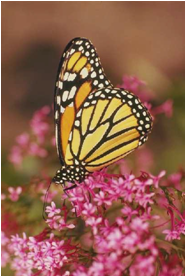
%> input picture trabalho/imagens/Img3.bmp, 186 x 277 px
$ octave --eval "result = rgb2hsi('imagens/Img3.bmp');"   (GNU Octave 9; MATLAB toolbox functions it lacks are replaced by stand-ins)
%> lines starting %> are read from the running program, lines starting %| are printed output that depends on the picture
% Essa funcao recebe uma imagem RGB como entrada, realiza as equacoes de conversao para HSI,
% e cria no diretorio 'imagens_hsi' a imagem convertida.

function nome_imagem_hsi = rgb2hsi(imagem_rgb)
%> called with imagem_rgb = 'imagens/Img3.bmp'
% Nome da imagem que sera usado para gerar imagem HSI
[~, nome, extensao] = fileparts(imagem_rgb);

% Le a imagem RGB dada como entrada:
imagem_rgb = imread(imagem_rgb);
%> imagem_rgb is the input picture: size 277x186x3 uint8; mean R, G, B 145.4, 96, 78.3

% Separando os canais da imagem RGB em r (vermelho), g (verde) e b (azul):
rgb = im2double(imagem_rgb);
r = rgb(:, :, 1);
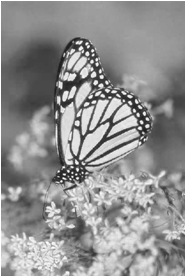
%> r: size 277x186 double; min 0.11, max 1, mean 0.57
g = rgb(:, :, 2);
b = rgb(:, :, 3);
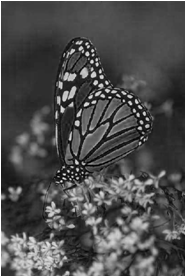
%> b: size 277x186 double; min 0, max 1, mean 0.307

% Valor de H definido por:
theta = acos((0.5*((r - g) + (r - b)))./((sqrt((r - g).^2 + (r - b).*(g - b))) + eps));
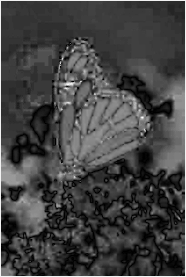
%> theta: size 277x186 double; min 3.33e-08, max 1.66, mean 0.438; drawn with min black and max white
if b > g
    H = (2*pi)-theta;
else
    H = theta;
end

% Valor de S definido por:
S = 1 - 3.* (min(min(r, g), b))./((r + g + b) + eps);
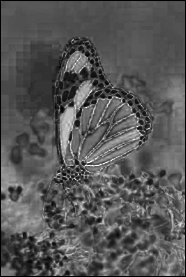
%> S: size 277x186 double; min 0, max 1, mean 0.344

% Valor de I definido por:
I = (r + g + b)/3;
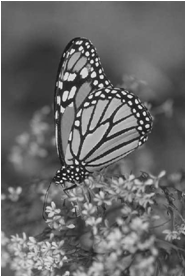
%> I: size 277x186 double; min 0.0745, max 1, mean 0.418

% Criacao da imagem HSI:
imagem_hsi = zeros(size(imagem_rgb));
imagem_hsi(:,:,1) = H;
imagem_hsi(:,:,2) = S;
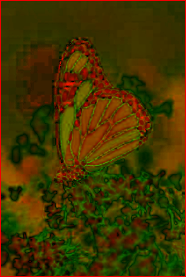
%> imagem_hsi: size 277x186x3 double; mean R, G, B 0.438, 0.344, 0; drawn with min black and max white
imagem_hsi(:,:,3) = I;
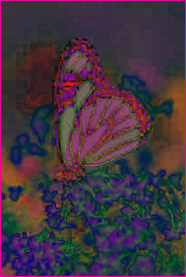
%> imagem_hsi: size 277x186x3 double; mean R, G, B 0.438, 0.344, 0.418; drawn with min black and max white

nome_imagem_hsi = strcat('imagens_hsi/', nome, '_hsi_i', extensao);
imwrite(imagem_hsi(:,:,3), nome_imagem_hsi);
end

$ run again, on trabalho/imagens/rgb.jpg
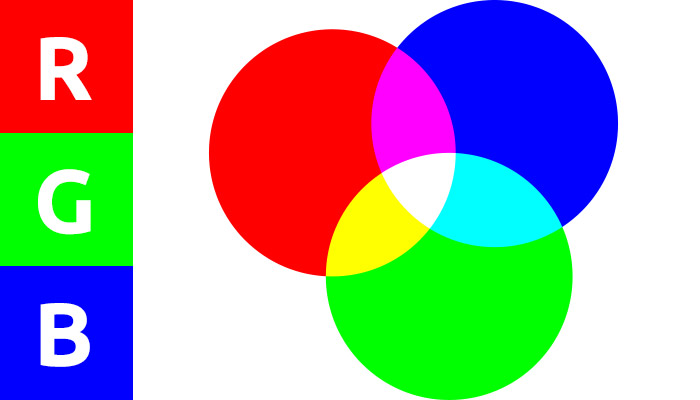
%> input picture trabalho/imagens/rgb.jpg, 700 x 400 px
%> in rgb2hsi, imagem_rgb is the input picture: size 400x700x3 uint8; mean R, G, B 164.5, 164.8, 164.5
%> in rgb2hsi, `I = (r + g + b)/3;`:
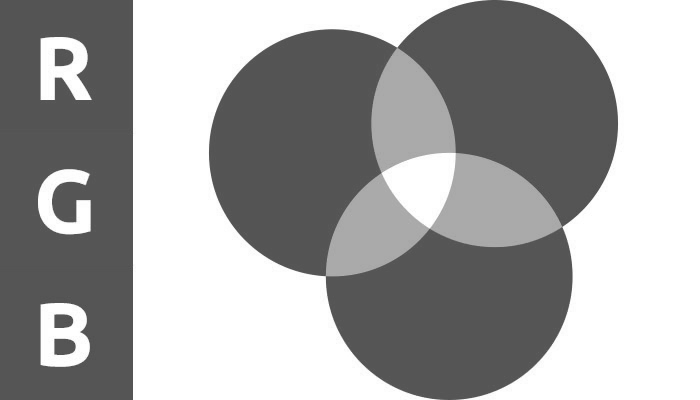
%> I: size 400x700 double; min 0.295, max 1, mean 0.646
%> in rgb2hsi, `imagem_hsi(:,:,3) = I;`:
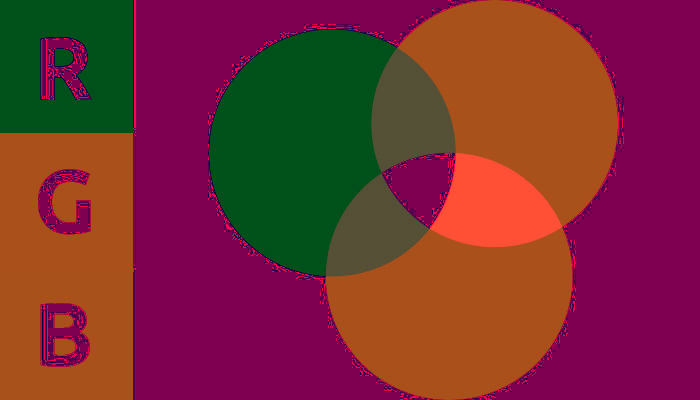
%> imagem_hsi: size 400x700x3 double; mean R, G, B 1.5, 0.567, 0.646; drawn with min black and max white
